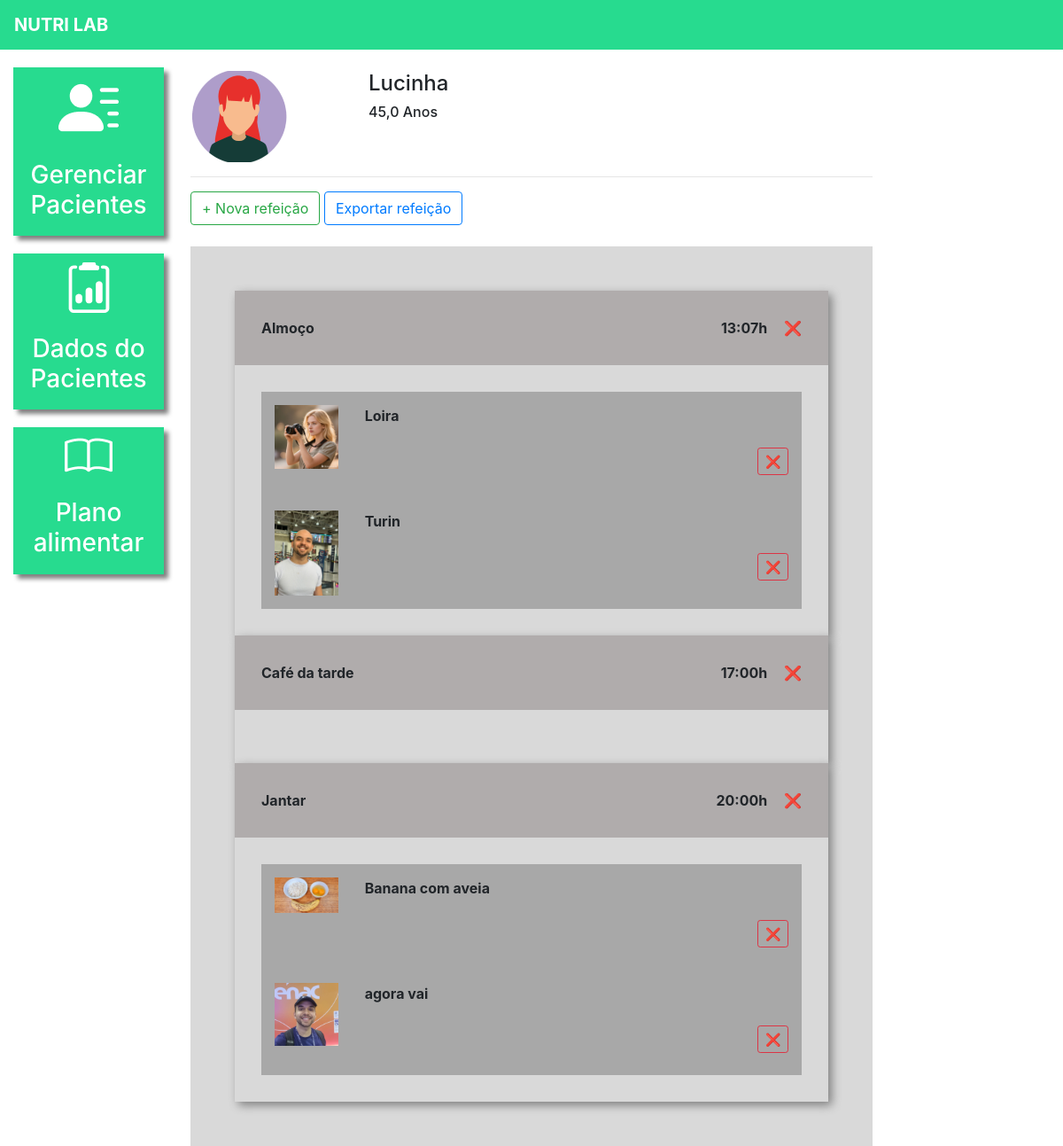
/plano_alimentar/1/ (signed in), run on an earlier commit of the app's database.
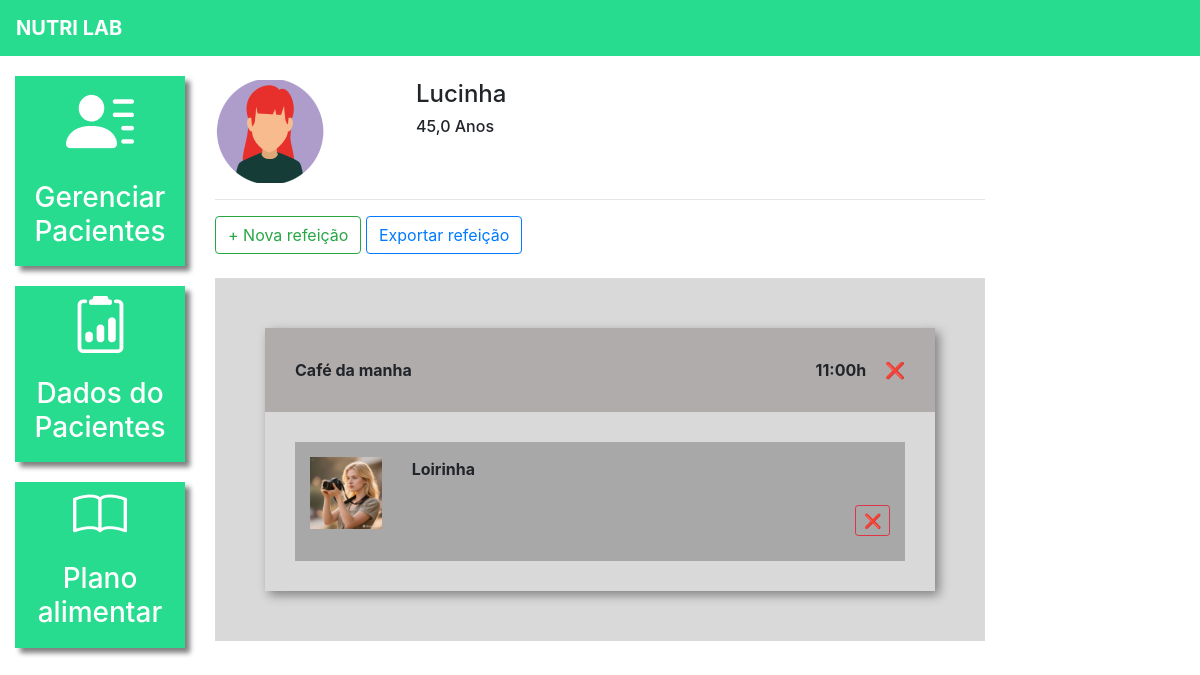
And on a later commit of the database.
### plataforma/models.py (models this page shows, shortened)
class Pacientes(models.Model):
    choices_sexo = (('F', 'Feminino'),
                    ('M', 'Masculino'))
    nome = models.CharField(max_length=50)
    sexo = models.CharField(max_length=1, choices=choices_sexo)
    idade = models.FloatField()
    email = models.EmailField()
    telefone = models.CharField(max_length=19)
    nutri = models.ForeignKey(User, on_delete=models.CASCADE)

class Refeicao(models.Model):
    paciente = models.ForeignKey(Pacientes, on_delete=models.CASCADE)
    titulo = models.CharField(max_length=50)
    horario = models.TimeField()
    carboidratos = models.FloatField()
    proteinas = models.FloatField()
    gorduras = models.FloatField()

class Opcao(models.Model):
    refeicao = models.ForeignKey(Refeicao, on_delete=models.CASCADE)
    imagem = models.ImageField(upload_to="opcao")
    descricao = models.TextField()

### plataforma/views.py (the view)
# urls.py: path('plano_alimentar/<str:id>/', views.plano_alimentar, name="plano_alimentar"),
@login_required(login_url='/auth/logar/')
def plano_alimentar(request, id):
    paciente = get_object_or_404(Pacientes, id=id)
    if not paciente.nutri == request.user:
        messages.add_message(request, constants.ERROR, 'Esse paciente não é seu')
        return redirect('/plano_alimentar_listar/')
    if request.method == "GET":
        r1 = Refeicao.objects.filter(paciente=paciente).order_by('horario')
        o1 = Opcao.objects.all()
        return render(request, 'plano_alimentar.html', {'paciente': paciente, 'refeicao':r1, 'opcao': o1})

### plataforma/templates/plano_alimentar.html (shortened to what this page needs)
{% extends 'base_plataforma.html' %}
{% load static %}
{% block 'plataforma' %}
  <br />
  <div class="row">
    <div class="col-md-3">
      {% if paciente.sexo == "M"%}
        <img src="{% static 'plataforma/img/perfil2.png' %}" />
      {% else %}
        <img src="{% static 'plataforma/img/perfil1.png' %}" />
      {% endif %}
    </div>
    <div class="col-md-3 dados descricao">
      <h4>{{paciente.nome}}</h4>
      <h6>{{paciente.idade}} Anos</h6>
    </div>
  </div>
  <hr />
  <button
    type="button"
    class="btn btn-outline-success"
    data-toggle="modal"
    data-target="#modal"
  >
    + Nova refeição
  </button>
  <button type="button" class="btn btn-outline-primary">Exportar refeição</button>
  <br />
  <br />
  <div class="fundo-alimentar">
    {% for re in refeicao %}
      <div class="refeicao">
        <div class="head-refeicao">
          <span>{{re.titulo}}</span>
          <span style="float: right;">
            {{re.horario}}h
            <a href="{% url 'deletar_refeicao' re.id %}" style="text-decoration: none; margin-left: 15px; color: #ff6b6b; font-weight: bold; font-size: 16px;" onclick="return confirm('Tem certeza que deseja excluir esta refeição inteira?');" title="Excluir Refeição">
               ❌
            </a>
          </span>
        </div>
        <div class="body-refeicao">
          {% for opcao in re.opcao_set.all %}
            <div class="opcao">
              <div class="row">
                <div class="col-md-2">
                  {% if opcao.imagem %}
                    <img width="100%" src="{{ opcao.imagem.url }}">
                  {% else %}
                    <img width="100%" src="{% static 'plataforma/img/perfil1.png' %}">
                  {% endif %}
                </div>
                <div class="col-md-10">
                  {{ opcao.descricao }}
                  <br><br>
                  <div style="float: right; margin-bottom: 10px;">
                    <a href="{% url 'deletar_opcao' opcao.id %}" class="btn btn-sm btn-outline-danger" onclick="return confirm('Tem certeza que deseja apagar esta opção?');" title="Apagar Opção">
                       ❌
                    </a>
                  </div>
                </div>
              </div>
            </div>
          {% endfor %}
        </div>
      </div>
    {% endfor %}
  </div>
{% endblock %}

### templates/base_plataforma.html (shortened to what this page needs)
{% extends 'base.html' %}
{% load static %}
{% block 'head'%}
    <link rel="stylesheet" href="{% static 'plataforma/css/css.css' %}">
    <link rel="stylesheet" href="{% static 'plataforma/css/plano_alimentar.css' %}">
{% endblock 'head' %}
{% block 'body' %}
    <div class="container-fluid">
        <div class="row">
        <div class="col-md-2">
            <a href="{% url 'pacientes' %}" class="link-lateral">
        <div class="card-lateral">
        <img src="{% static 'plataforma/img/paciente.png' %}">
        <br>
        <br>
        <h3>Gerenciar Pacientes</h3>
    </div>
    </a>
        <a href="{% url 'dados_paciente_listar' %}" class="link-lateral">
        <div class="card-lateral">
    <img src="{% static 'plataforma/img/dados_paciente.png' %}">
    <br>
    <br>
            <h3>Dados do Pacientes</h3>
            </div>
    </a>
        <a href="{% url 'plano_alimentar_listar' %}" class="link-lateral">
        <div class="card-lateral">
    <img src="{% static 'plataforma/img/plano_alimentar.png' %}">
    <br>
    <br>
    <h3>Plano alimentar</h3>
    </div>
    </a>
        </div>
        <div class="col-md-8">
{% block 'plataforma' %}{% endblock %}
</div>
</div>
</div>
{% endblock%}

### templates/base.html (shortened to what this page needs)
{% load static %}
<!doctype html>
<html lang="pt-BR">
<head>
{% block 'head' %}{% endblock %}
<link rel="stylesheet" href="https://cdn.jsdelivr.net/npm/bootstrap@4.6.1/dist/css/bootstrap.min.css">
</head>
<body>
    {% if user.is_authenticated %}
        <nav style="background-color: #27DB8F;" class="navbar navbar-expand-lg navbar-dark">
        <a style="font-weight: bold" class="navbar-brand" href="#">NUTRI LAB</a>
        </nav>
{% endif %}
{% block 'body' %}{% endblock %}
<link rel="stylesheet" href="https://cdn.jsdelivr.net/npm/bootstrap-icons@1.13.1/font/bootstrap-icons.min.css">
</body>
</html>

### templates/static/plataforma/css/css.css (style rules this page uses)
.card-lateral { background-color: #27DB8F; margin-top: 20px; padding: 10px; color: white; font-weight: bold; text-decoration: none; text-align: center; box-shadow: 5px 5px 5px gray; }
.dados { font-weight: bold; }
.descricao { margin-left: -12%; }
@media (max-width: 1300px) { .descricao { margin-left: 1px; } }

### templates/static/plataforma/css/plano_alimentar.css (style rules this page uses)
.fundo-alimentar { background-color: #D9D9D9; padding: 50px; }
.refeicao { box-shadow: 4px 4px 10px gray; }
.head-refeicao { background-color: #B0ACAC; padding: 30px; font-weight: bold; }
.body-refeicao { padding: 30px; font-weight: bold; }
.opcao { background-color: #A8A8A8; padding: 15px; }

What changed in the data, as far as the page shows it:
removed Refeicao: titulo "Almoço", horario "13:07"
removed Opcao: imagem (picture), descricao "Loira", shown under "Almoço"
removed Opcao: imagem (picture), descricao "Turin", shown under "Almoço"
removed Refeicao: titulo "Café da tarde", horario "17:00"
removed Refeicao: titulo "Jantar", horario "20:00"
removed Opcao: imagem (picture), descricao "Banana com aveia", shown under "Jantar"
removed Opcao: imagem (picture), descricao "agora vai", shown under "Jantar"
added Refeicao: titulo "Café da manha", horario "11:00"
added Opcao: imagem (picture), descricao "Loirinha", shown under "Café da manha"
